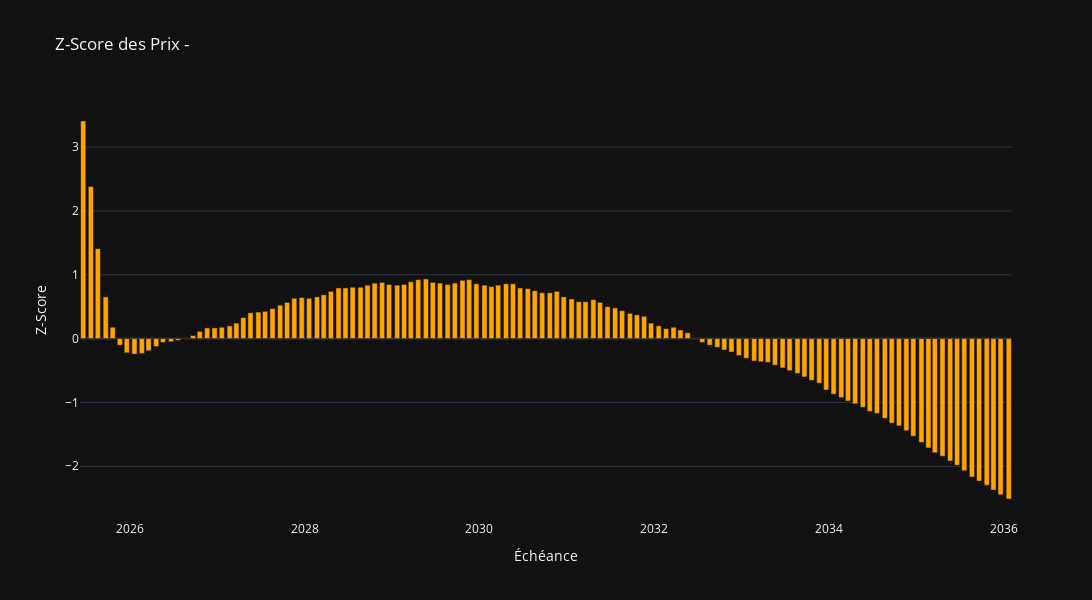

The notebook cell saved with this chart:
### Code cell
analyzer.compute_zscore(1000)
